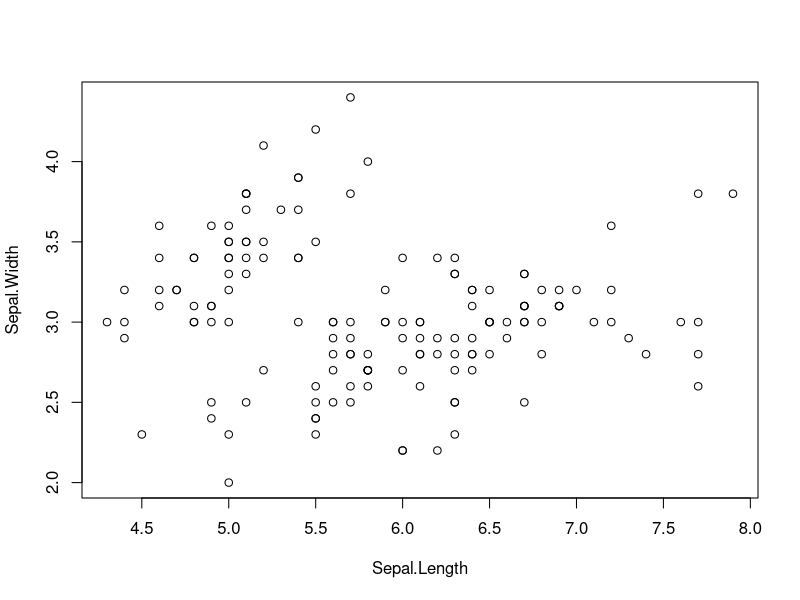
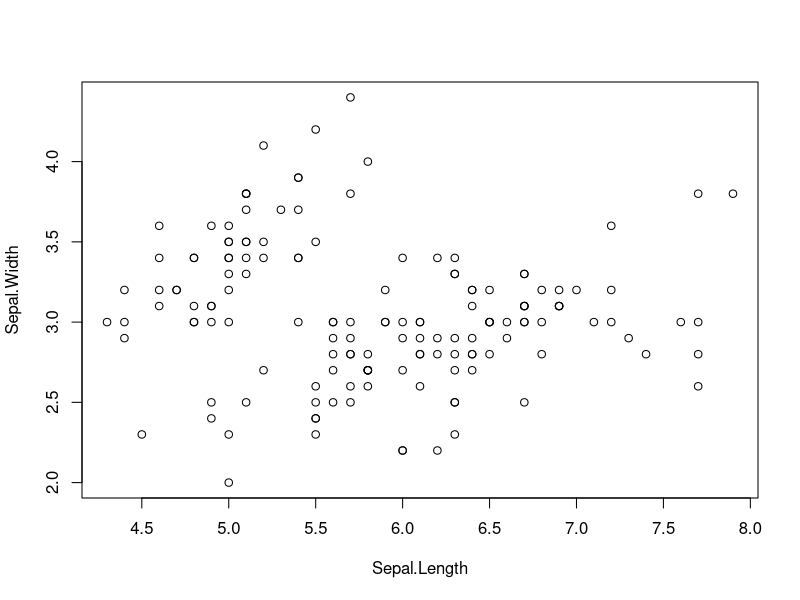
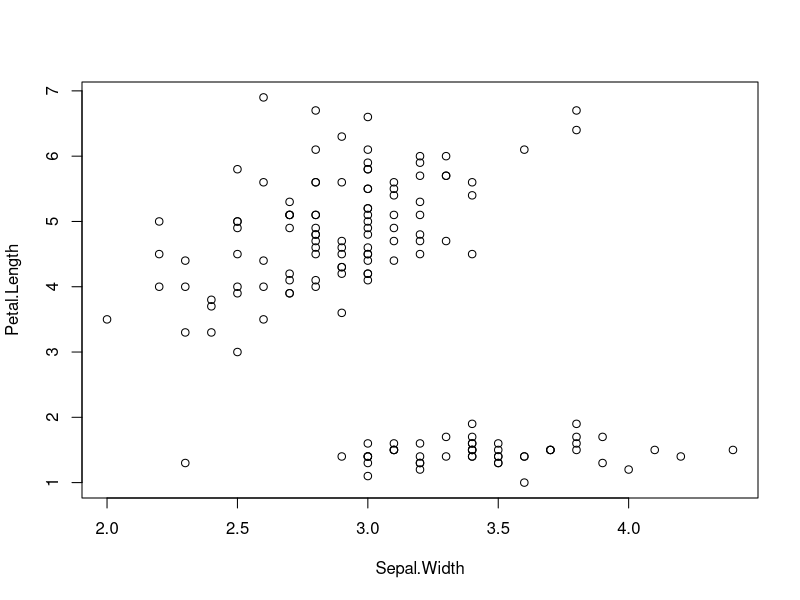

The R source for these figures, in order:
## ---- chunk 1
#| label: load-packages

library(survival)
library(tidyverse)
library(MatchIt)

## ---- chunk 2

# Load data
df <- iris

print(dim(df))


## ---- chunk 3
#| label: fig-scatterplot
#| fig-cap: "City and highway mileage for 38 popular models of cars."
#| fig-alt: "Scatterplot of city vs. highway mileage for cars, where points are colored by the number of cylinders. The plot displays a positive, linear, and strong relationship between city and highway mileage, and mileage increases as the number cylinders decreases."
#| fig-width: 6
#| fig-height: 3.5
#| column: page-right

plot( df[,1:2] )

## ---- chunk 4
#| label: fig-mpg
#| fig-cap: "City and highway mileage for 38 popular models of cars."
#| fig-subcap:
#|   - "Color by number of cylinders"
#|   - "Color by engine displacement, in liters"
#| layout-ncol: 2
#| column: page

plot( df[,1:2] )
plot( df[,2:3] )

## ---- chunk 5
#| echo: false

df.n <- round(nrow(df), 2)
df.p <- round(ncol(df), 2)
